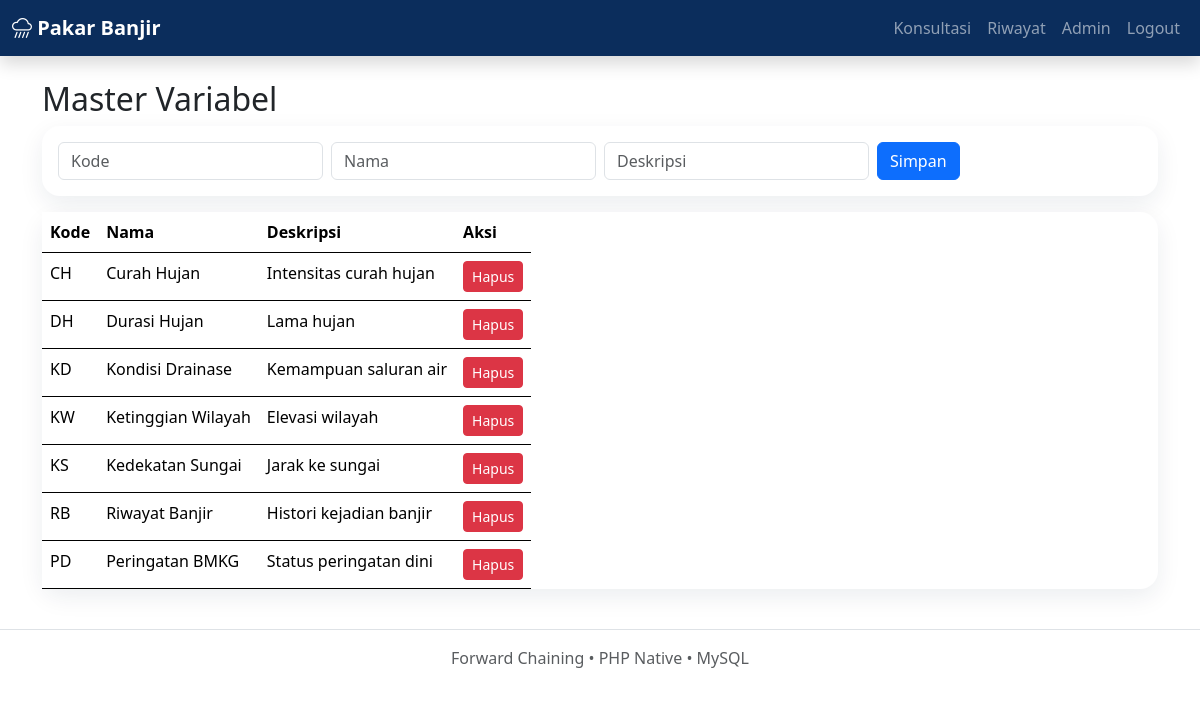
/admin/master/variables.php (signed in), run on an earlier commit of the app's database.
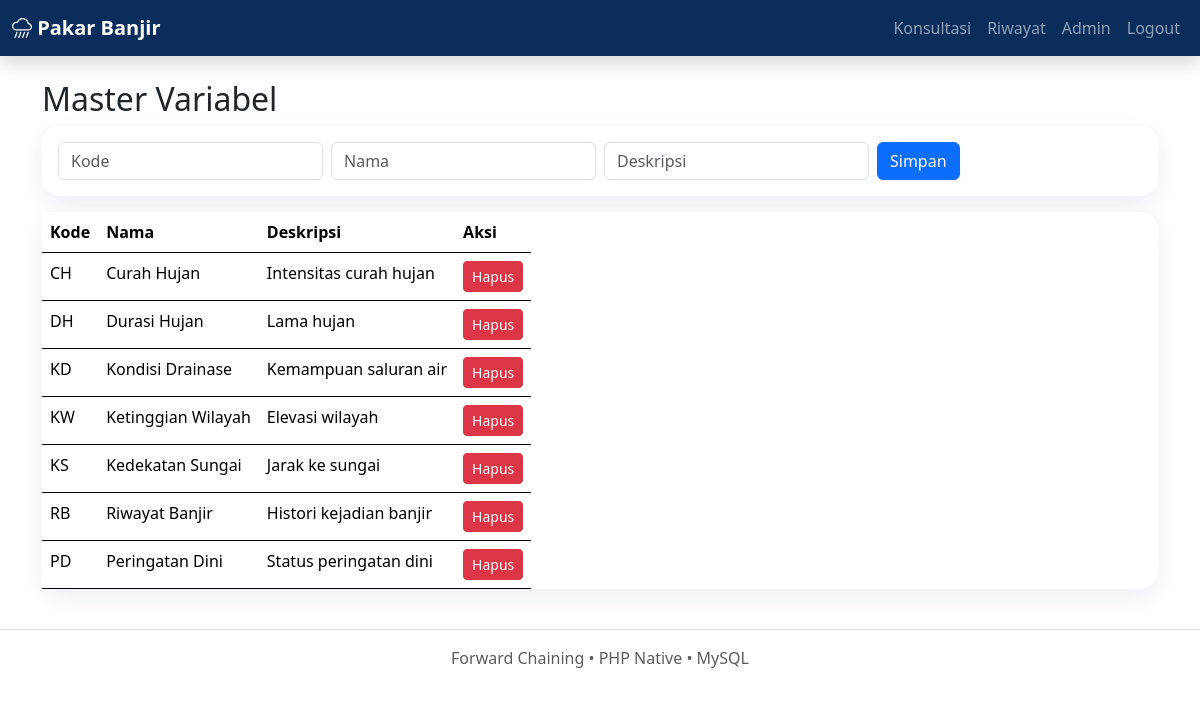
And on a later commit of the database.
### tables this page shows
CREATE TABLE variables(id INT AUTO_INCREMENT PRIMARY KEY,code VARCHAR(5) NOT NULL UNIQUE,name VARCHAR(80) NOT NULL,description TEXT);

### includes/functions.php (called while the page is built, shortened)
<?php
function e($v){ return htmlspecialchars((string)$v, ENT_QUOTES, 'UTF-8'); }

### admin/master/variables.php (the view)
<?php require_once __DIR__.'/../../config/database.php'; require_once __DIR__.'/../../includes/functions.php'; require_admin(); if($_SERVER['REQUEST_METHOD']==='POST'){ if(isset($_POST['delete']))$pdo->prepare('DELETE FROM variables WHERE id=?')->execute([$_POST['id']]); else $pdo->prepare($_POST['id']?'UPDATE variables SET code=?,name=?,description=? WHERE id=?':'INSERT INTO variables(code,name,description) VALUES(?,?,?)')->execute($_POST['id']?[$_POST['code'],$_POST['name'],$_POST['description'],$_POST['id']]:[$_POST['code'],$_POST['name'],$_POST['description']]); } $rows=$pdo->query('SELECT * FROM variables ORDER BY id')->fetchAll(); require_once __DIR__.'/../../includes/header.php'; ?><div class="container"><h2>Master Variabel</h2><form class="card p-3 mb-3" method="post"><input type="hidden" name="id"><div class="row g-2"><div class="col"><input name="code" class="form-control" placeholder="Kode" required></div><div class="col"><input name="name" class="form-control" placeholder="Nama" required></div><div class="col"><input name="description" class="form-control" placeholder="Deskripsi"></div><div class="col"><button class="btn btn-primary">Simpan</button></div></div></form><table class="table card"><tr><th>Kode</th><th>Nama</th><th>Deskripsi</th><th>Aksi</th></tr><?php foreach($rows as $r): ?><tr><td><?=e($r['code'])?></td><td><?=e($r['name'])?></td><td><?=e($r['description'])?></td><td><form method="post"><input type="hidden" name="id" value="<?=$r['id']?>"><button name="delete" class="btn btn-sm btn-danger">Hapus</button></form></td></tr><?php endforeach; ?></table></div><?php require_once __DIR__.'/../../includes/footer.php'; ?>

What changed in the data, as far as the page shows it:
changed variables "PD": name "Peringatan BMKG" → "Peringatan Dini"
